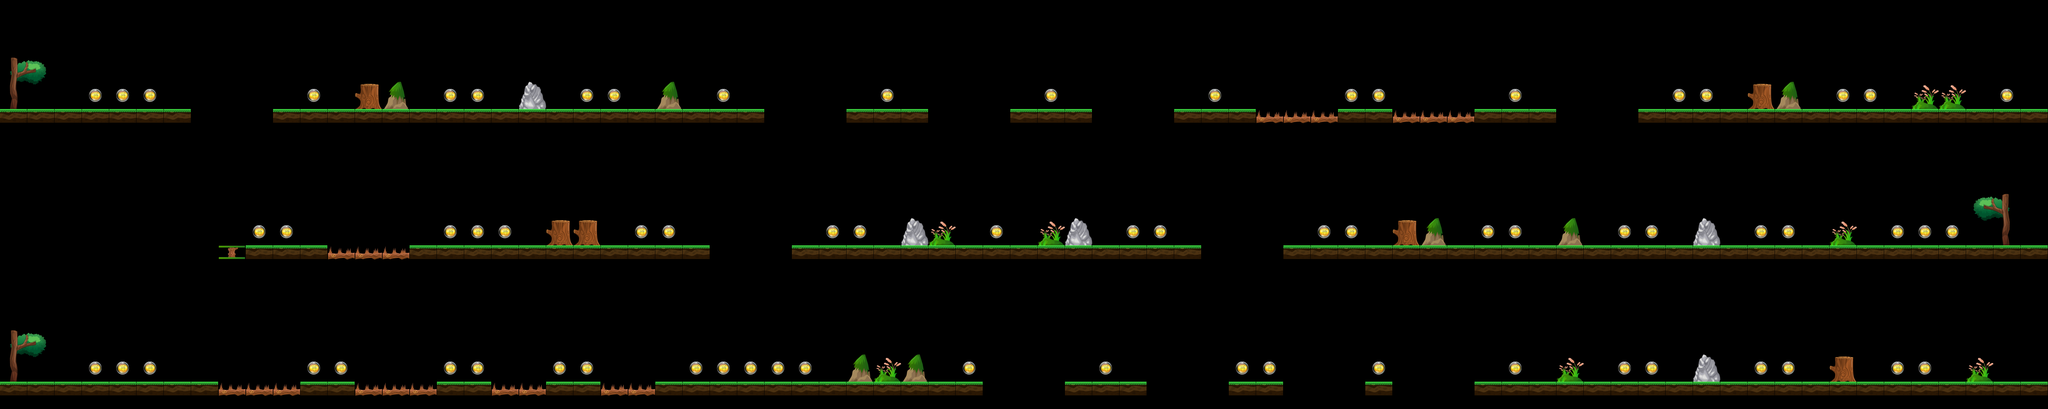

Below is a game level as drawn by its tile map, then a one-line description and the .tmx that defines it (tile-layer data replaced by summaries):
An orthogonal 75x15 tile map with 80x80 px tiles, 1 tile layer (Level).

<map version="1.0" orientation="orthogonal" width="75" height="15" tilewidth="80" tileheight="80">
 <properties>
  <property name="StartDirection" value="1" />
 </properties>
 <tileset firstgid="1" name="Untitled" tilewidth="80" tileheight="80">
  <image source="tileset2.png" width="640" height="320" />
 </tileset>
 <layer name="Level" width="75" height="15">
  <data>[1125 cells, 292 non-empty, 17 distinct tile ids]</data>
 </layer>
</map>
